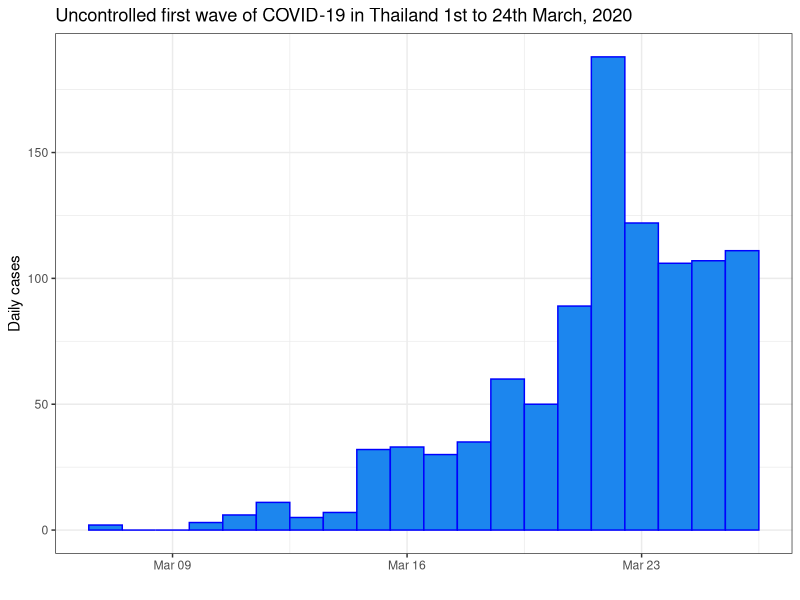
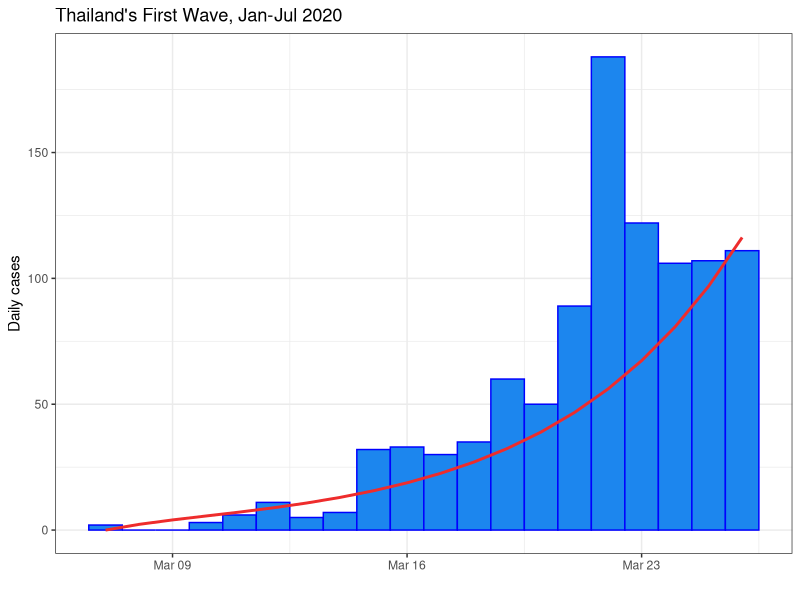
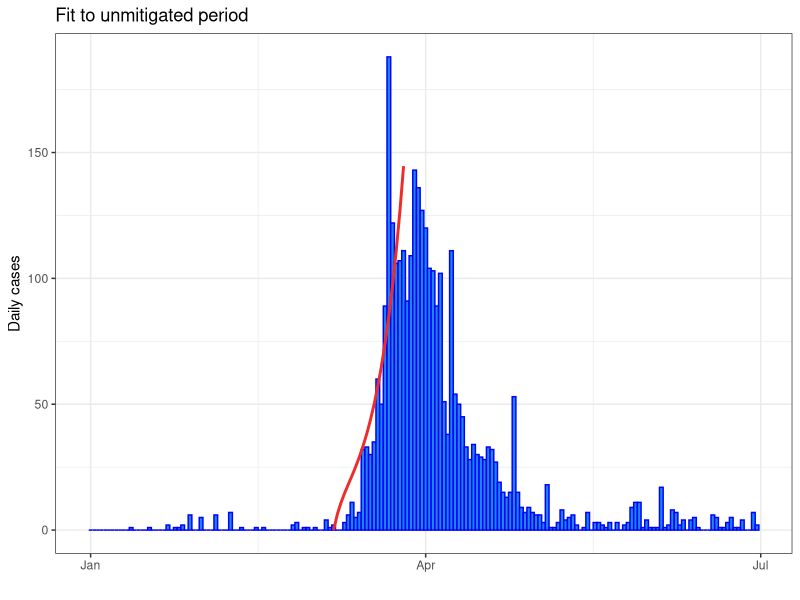
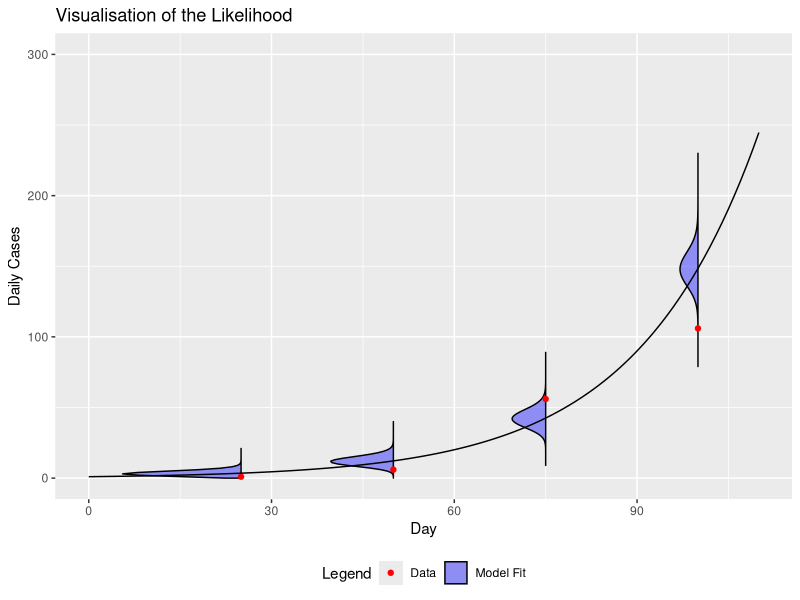
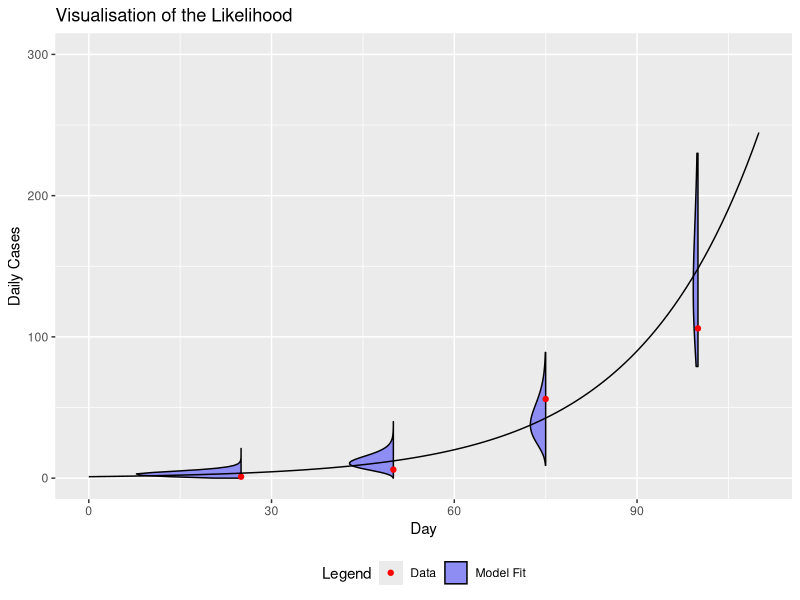
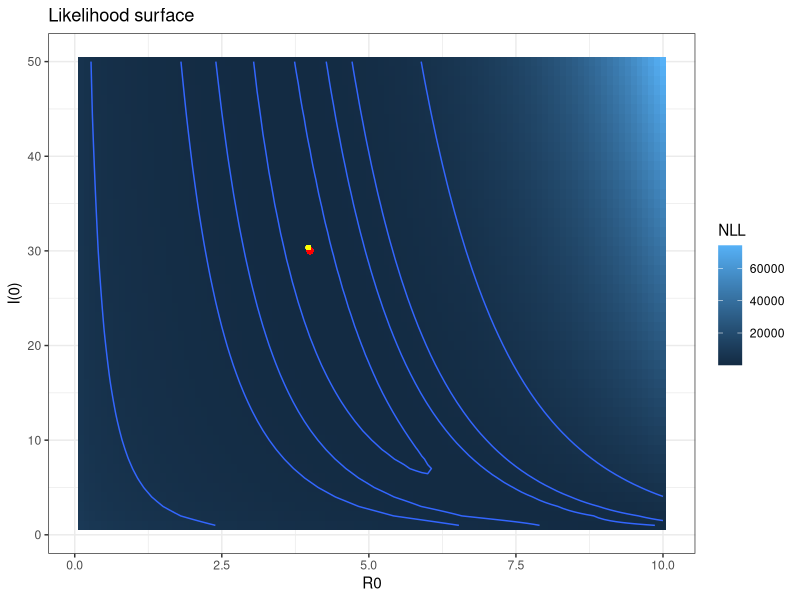
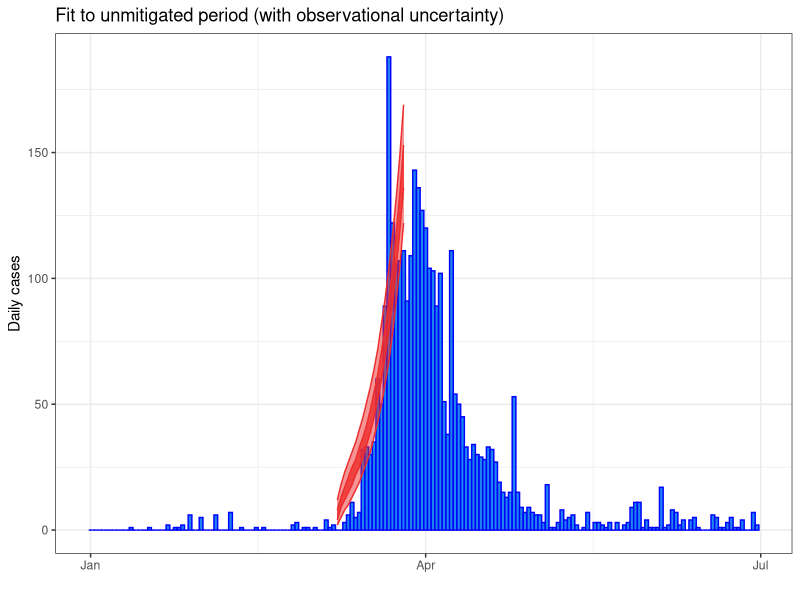

The R script that drew these images, in order:
## ---- chunk 1
knitr::opts_chunk$set(
    g.align = "center"
)
## ---- chunk 2
#| message: false
# SPARK Modelling Short course

#########################
## FITTING MODELS IN R ##
#########################
library(dplyr)
library(deSolve)
library(ggplot2)
## ---- chunk 3
# Data imports and filtering
first_wave <- read.csv("first_wave_TH.csv", colClasses = c("Date", "numeric", "numeric"))
# fixing the format of date
first_wave$Date <- as.Date(first_wave$Date, format = "%Y-%m-%d")
# Time window
start_date <- as.Date("2020-03-07")
end_date <- as.Date("2020-03-26")

# Filter data to capture period prior to interventions. This has already been done in the last session.
uncontrolled_period <- first_wave %>%
    filter(Date >= start_date, Date <= end_date)

# Plot the filtered data
ggplot(uncontrolled_period) +
    geom_col(aes(x = Date, y = Cases), width = 1, fill = "dodgerblue2", colour = "blue") +
    ylab("Daily cases") +
    xlab("") +
    ggtitle("Uncontrolled first wave of COVID-19 in Thailand 1st to 24th March, 2020") +
    theme_bw()
## ---- chunk 4
## Define model as per the previous session
# Time window
times <- seq(start_date, end_date, by = 1)

# Model parameters
parameters <- c(
    R0 = 4,
    latent_period = 5,
    infectious_period = 6
)

# Initial conditions
Total_population <- 6.6e7 # Population of Thailand
Initial_exposed <- 0
Initial_infectious <- 20 # Initial infectious seed
Initial_recovered <- 0
Initial_susceptible <- Total_population - Initial_exposed - Initial_infectious - Initial_recovered

# State variables
state <- c(
    Susceptible = Initial_susceptible,
    Exposed = Initial_exposed,
    Infectious = Initial_infectious,
    Recovered = Initial_recovered
)


# Model function
COVID.base <- function(t, state, parameters) {
    with(as.list(c(state, parameters)), {
        # Calculate the total population size
        Total_population <- Susceptible + Exposed + Infectious + Recovered

        # Calculate the average force of infection imposed on each susceptible individual
        force_of_infection <- R0 * Infectious / (Total_population * infectious_period)

        # Calculate the net (instantaneous) change in each state variable
        Susceptible_change <- -force_of_infection * Susceptible
        Exposed_change <- force_of_infection * Susceptible - Exposed / latent_period
        Infectious_change <- Exposed / latent_period - Infectious / infectious_period
        Recovered_change <- Infectious / infectious_period

        # Return net changes as list
        return(list(
            c(
                Susceptible_change,
                Exposed_change,
                Infectious_change,
                Recovered_change
            )
        ))
    })
}

solve.base.model <- function(y_ = state,
                             times_ = times,
                             func. = COVID.base,
                             parms_ = parameters) {
    out <- ode(
        y = y_,
        times = as.numeric(times_ - times_[1]),
        func = func.,
        parms = parms_
    )

    # Calculate the prevalence, incidence and cumulative incidence (for comparison with data)
    out <- as.data.frame(out) %>%
        mutate(
            Prevalence = Exposed + Infectious,
            Incidence = Exposed / parms_["latent_period"],
            Cumulative_incidence = cumsum(Incidence) + Incidence[1],
            Population = Susceptible + Exposed + Infectious + Recovered,
            Date = times_
        )

    return(out)
}
## ---- chunk 5
# now we use the model developed in the last session and solve it
# for an initial set of parameters, an initial state and using times
# from just 7th - 26th  of March 2020
out_init <- solve.base.model(
    y_ = state,
    times_ = times,
    func. = COVID.base,
    parms_ = parameters
)

# Plot the filtered data and the first model "guess"
ggplot(uncontrolled_period) +
    geom_col(aes(x = Date, y = Cases), width = 1, fill = "dodgerblue2", colour = "blue") +
    geom_line(data = out_init, aes(x = Date, y = Incidence), linewidth = 1, colour = "firebrick2") +
    ylab("Daily cases") +
    xlab("") +
    ggtitle("Thailand's First Wave, Jan-Jul 2020") +
    theme_bw()
## ---- chunk 6
# find the sum of the residuals squared for day 2 until day 24
SSQ_initial <- sum((uncontrolled_period$Cases[-1] - out_init$Incidence[-1])^2)
SSQ_initial
## ---- chunk 7
# transform the parameters
# The search / optimization algorithm we employ searches over
# the range (-Inf, Inf) for each variable. In our application
# we are only interested in solutions in the range (0, Inf)
# for R0 and I(0). Therefore, it
# would be a good idea to apply a transformation to our
# search space so that we are not wasting time exploring
# infeasible regions of parameter space.
initial_transformed_parameters <- log(c(
    "R0" = 4,
    "Initial_infectious" = 20
))
## ---- chunk 8
#### Fitting routine ####

# We have selected R0 and I(0) as our free parameters
# We need a function that accepts R0 and I(0) as arguments,
# solves the model using these inputs, and calculates the
# sum of squares of the data given these parameters

SSQ_function <- function(transformed_parameters,
                         data = uncontrolled_period$Cases[-1],
                         state_base = state,
                         times_ = times,
                         func. = COVID.base,
                         parms_base = parameters) {

    # Untransform parameters
    R0 <- exp(transformed_parameters["R0"])
    Initial_infectious <- exp(transformed_parameters["Initial_infectious"])

    # Calculate updated susceptible population
    Initial_susceptible <- state_base["Susceptible"] + state_base["Infectious"] - Initial_infectious

    # Overwrite baseline parameters with proposed parameters
    parms_base["R0"] <- R0
    state_base["Susceptible"] <- Initial_susceptible
    state_base["Infectious"] <- Initial_infectious

    # Solve model with updated parameters
    out <- solve.base.model(
        state_base,
        times_,
        func.,
        parms_base
    )
    return(
        sum((uncontrolled_period$Cases[-1] - out$Incidence[-1])^2)
    )
}
## ---- chunk 9
SSQ_initial_from_function <- SSQ_function(initial_transformed_parameters)
SSQ_initial_from_function
SSQ_initial
## ---- chunk 10
#### Optimal parameters ####

# Use the optim function to determine the parameters that
# minimize the negative log-likelihood (i.e., maximize
# the likelihood)
# We will use the Nelder-Mead optimization solver
optim_NM <- optim(
    par = initial_transformed_parameters,
    fn = SSQ_function,
    control = list(maxit = 500),
    method = "Nelder-Mead",
    hessian = TRUE
)
## ---- chunk 11
# Check for convergence (always code 0 for NM)
optim_NM$convergence # 0 - converged; 1 - failed to converge

# Inspect solution
optim_NM$par
## ---- chunk 12
# Back-transform parameters
optimum_parameters <- exp(optim_NM$par)
optimum_parameters
## ---- chunk 13
# Inspect the optimal sum of squared residuals
optimum_SSQ <- optim_NM$value
optimum_SSQ
## ---- chunk 14
#### Optimal model solution ####

# Create the optimal parameter and state vectors
optimal_parameters <- parameters
optimal_parameters["R0"] <- optimum_parameters["R0"]

optimal_initial_state <- state
optimal_initial_state["Susceptible"] <- state["Susceptible"] + state["Infectious"] - optimum_parameters["Initial_infectious"]
optimal_initial_state["Infectious"] <- optimum_parameters["Initial_infectious"]

# Solve the model given the optimal parameters and initial conditions
optimal_solution <- solve.base.model(
    y_ = optimal_initial_state,
    times_ = times,
    func. = COVID.base,
    parms = optimal_parameters
)


# Plot the optimal solution
ggplot(first_wave) +
    geom_col(aes(x = Date, y = Cases), width = 1, fill = "dodgerblue2", colour = "blue") +
    geom_line(data = optimal_solution, aes(x = Date, y = Incidence), linewidth = 1, colour = "firebrick2") +
    ylab("Daily cases") +
    xlab("") +
    ggtitle("Fit to unmitigated period") +
    theme_bw()
## ---- chunk 15
#| label: Likelihood
#| fig-cap: "The likelihood assigns the probability of observing data given your underlying model and model parameters."
#| echo: false
#| message: false
set.seed(1)
library(magrittr)
library(dplyr)
library(ggplot2)
sir_data <- tibble(t = c(25, 50, 75, 100), y = exp(0.05 * t)) %>%
    rowwise() %>%
    mutate(rand_y = rpois(1, y))
sir_data <- tibble(t = c(25, 50, 75, 100), y = exp(0.05 * t)) %>%
    rowwise() %>%
    mutate(rand_y = rnbinom(1, mu = y, size = 5))
# # SIR contains the answer
sir <- tibble(t = 0:110, y = exp(0.05 * t))
# Construct the fun figure
distribution_data <- tibble()
times_gg <- c(25, 50, 75, 100)
for (time in times_gg) {
    distribution_data <- distribution_data %>% bind_rows(., tibble(t = time, height = 0:300, width = dpois(height, (sir %>% filter(t == time))$y), width2 = dnbinom(height, mu = (sir %>% filter(t == time))$y, size = 10)))
}

ggplot() +
    geom_ribbon(
        data = distribution_data %>% filter(width >= 1e-10),
        aes(xmin = t, xmax = t - 90 * width, y = height, group = t, fill = "Model Fit", color = "Model Fit"),
        outline.type = "full", alpha = 0.4
    ) +
    geom_point(
        data = sir_data,
        aes(x = t, y = rand_y, color = "Data", fill = "Data")
    ) +
    geom_line(data = sir, aes(y = y, x = t)) +
    scale_y_continuous("Daily Cases", limits = c(NA, 300)) +
    scale_x_continuous("Day") +
    ggtitle("Visualisation of the Likelihood") +
    scale_fill_manual(name = "Legend", values = c("Model Fit" = "blue", "Data" = "red")) +
    scale_color_manual(name = "Legend", values = c("Data" = "red", "Model Fit" = "black")) +
    theme(legend.position = "bottom")

## ---- chunk 16
#| label: NegativeBinomialLikelihood
#| fig-cap: "Changing the assumed distribution that the data is from will change the likelihood. We can see that by assuming that each data point is negative binomial we get more variance in our distribution."
#| echo: false
#| message: false
ggplot() +
    geom_ribbon(
        data = distribution_data %>% filter(width >= 1e-10),
        aes(xmin = t, xmax = t - 90 * width2, y = height, group = t, fill = "Model Fit", color = "Model Fit"),
        outline.type = "full", alpha = 0.4
    ) +
    geom_point(
        data = sir_data,
        aes(x = t, y = rand_y, color = "Data", fill = "Data")
    ) +
    geom_line(data = sir, aes(y = y, x = t)) +
    scale_y_continuous("Daily Cases", limits = c(NA, 300)) +
    scale_x_continuous("Day") +
    ggtitle("Visualisation of the Likelihood") +
    scale_fill_manual(name = "Legend", values = c("Model Fit" = "blue", "Data" = "red")) +
    scale_color_manual(name = "Legend", values = c("Data" = "red", "Model Fit" = "black")) +
    theme(legend.position = "bottom")

## ---- chunk 17
#### Fitting routine ####

# We have selected R0 and I(0) as our free parameters
# We need a function that accepts R0 and I(0) as arguments,
# solves the model using these inputs, and calculates the
# negative log-likelihood of the data given these parameters


negative_log_likelihood <- function(transformed_parameters,
                                    data = uncontrolled_period$Cases[-1],
                                    state_base = state,
                                    times_ = times,
                                    func. = COVID.base,
                                    parms_base = parameters) {

    # Untransform parameters
    R0 <- exp(transformed_parameters["R0"])
    Initial_infectious <- exp(transformed_parameters["Initial_infectious"])
    # Calculate updated susceptible population
    Initial_susceptible <- state_base["Susceptible"] + state_base["Infectious"] - Initial_infectious

    # Overwrite baseline parameters with proposed parameters
    parms_base["R0"] <- R0
    state_base["Susceptible"] <- Initial_susceptible
    state_base["Infectious"] <- Initial_infectious

    # Solve model with updated parameters
    out <- solve.base.model(
        state_base,
        times_,
        func.,
        parms_base
    )

    return(-sum(dpois(
        x = data,
        lambda = out$Incidence[-1],
        log = TRUE
    )))
}
## ---- chunk 18
#### Optimal parameters ####

# Use the optim function to determine the parameters that
# minimize the negative log-likelihood (i.e., maximize
# the likelihood)
# We will use the Nelder-Mead optimization solver
optim_NM <- optim(
    par = initial_transformed_parameters,
    fn = negative_log_likelihood,
    control = list(maxit = 500),
    method = "Nelder-Mead",
    hessian = TRUE
)
## ---- chunk 19
# Check for convergence (always code 0 for NM)
optim_NM$convergence # 0 - converged; 1 - failed to converge

# Inspect solution
optim_NM$par
## ---- chunk 20
# Back-transform parameters
optimum_parameters <- exp(optim_NM$par)
optimum_parameters
## ---- chunk 21
#| cache: TRUE
#| warning: false
# Specify search grid
R0_vec <- seq(from = 0.1, to = 10, by = 0.1)
initial_infectious_vec <- seq(from = 1, to = 50, by = 1)

# the function that will perform grid search

nll.grid <- function(R0_vec, initial_infectious_vec) {
    parameter_grid <- expand.grid(
        R0 = R0_vec,
        initial_infectious = initial_infectious_vec
    )
    nll <- data.frame(matrix(nrow = nrow(parameter_grid), ncol = 1))
    colnames(nll) <- "NLL"
    for (row_of_params in seq(1, dim(parameter_grid)[1])) {
        transformed_params <- log(c(
            "R0" = parameter_grid[row_of_params, 1],
            "Initial_infectious" = parameter_grid[row_of_params, 2]
        ))
        nll[row_of_params, ] <- negative_log_likelihood(transformed_params)
    }
    return(data.frame(
        Reproduction_number = parameter_grid["R0"],
        Initial_infectious = parameter_grid["initial_infectious"],
        nll
    ))
}

# call the function that will calculate likelihood surface
nll_grid_results <- nll.grid(R0_vec, initial_infectious_vec)


# Plot likelihood surface
nll_plot <- nll_grid_results %>%
    ggplot2::ggplot(aes(
        x = R0,
        y = initial_infectious,
        fill = NLL,
        z = NLL
    )) +
    geom_tile() +
    geom_contour(breaks = c(100, 110, 120, 130, 200, 500, 1000, 4000)) +
    ylab("I(0)") +
    xlab("R0") +
    ggtitle("Likelihood surface") +
    theme_bw()

# Extract optimum from grid search
grid_optimum <- nll_grid_results[which.min(nll_grid_results$NLL), ]
grid_optimum

# Superimpose optimum on likelihood surface plot
nll_plot <- nll_plot +
    geom_point(aes(
        x = grid_optimum$R0,
        y = grid_optimum$initial_infectious
    ),
    colour = "red",
    )
# Superimpose optimal point to negative-log-likelihood plot
nll_plot <- nll_plot + geom_point(aes(
    x = optimum_parameters["R0"],
    y = optimum_parameters["Initial_infectious"]
),
colour = "yellow",
size = 1
)

print(nll_plot)
## ---- chunk 22
# Calculate the observational confidence intervals
optimal_solution <- optimal_solution %>%
    mutate(
        lower50 = qpois(p = 0.25, lambda = Incidence), # 50% confidence interval (i.e., 25 - 75th centiles)
        upper50 = qpois(p = 0.75, lambda = Incidence),
        lower95 = qpois(p = 0.025, lambda = Incidence), # 95% confidence interval (i.e., 2.5 - 97.5th centiles)
        upper95 = qpois(p = 0.975, lambda = Incidence)
    )

# Plot confidence intervals as ribbons around the central estimates
ggplot(first_wave) +
    geom_col(aes(x = Date, y = Cases), width = 1.0, fill = "dodgerblue2", colour = "blue") +
    geom_ribbon(data = optimal_solution[-1, ], aes(x = Date, ymin = lower50, ymax = upper50), fill = "firebrick2", colour = "firebrick2", alpha = 0.8) +
    geom_ribbon(data = optimal_solution[-1, ], aes(x = Date, ymin = lower95, ymax = upper95), fill = "firebrick2", colour = "firebrick2", alpha = 0.5) +
    ylab("Daily cases") +
    xlab("") +
    ggtitle("Fit to unmitigated period (with observational uncertainty)") +
    theme_bw()
## ---- chunk 23
optim_NM$hessian
## ---- chunk 24
# Covariance matrix
covar_matrix <- solve(optim_NM$hessian)
covar_matrix
## ---- chunk 25
# Now use the covariance matrix to generate standard errors for each parameter
std_errors <- sqrt(diag(covar_matrix))
estimates_transformed <- data.frame(
    estimate = optim_NM$par,
    std_error = std_errors
) %>%
    mutate(
        lower95CI = estimate - 1.96 * std_error,
        upper95CI = estimate + 1.96 * std_error
    )
estimates_transformed


# Back-transform estimates and confidence intervals
estimates <- exp(estimates_transformed[, -2])
estimates
